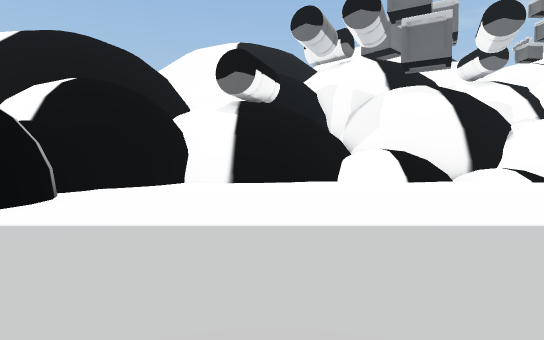
View 1 (above)

16 first-person views from a walk through a 3-D level made in the Unity game engine. The camera is 1.3 m above the floor, tilts 2° down and sees 80° across. The floor is counted in squares, 2 m on a side. Each view is taken from the middle of a square. On the plan, view 1 faces up. The plan holds only what a view shows up to about 10 squares ahead; the rest is blank. The place goes on beyond the plan.

View 2
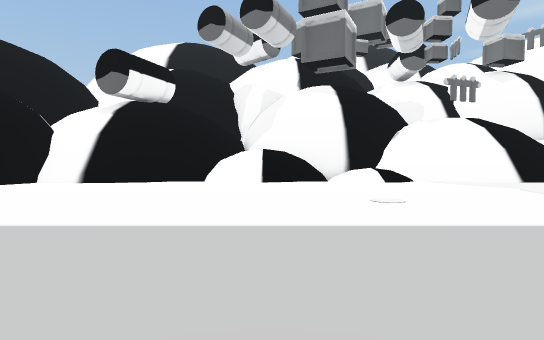

View 3
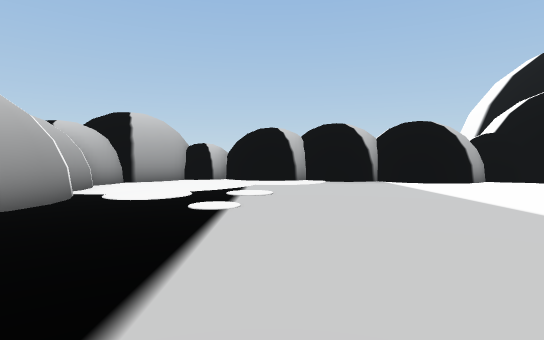

View 4
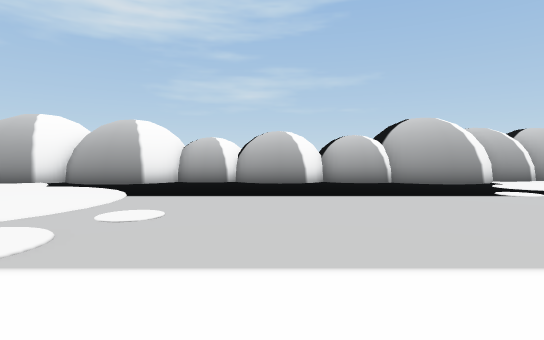

View 5
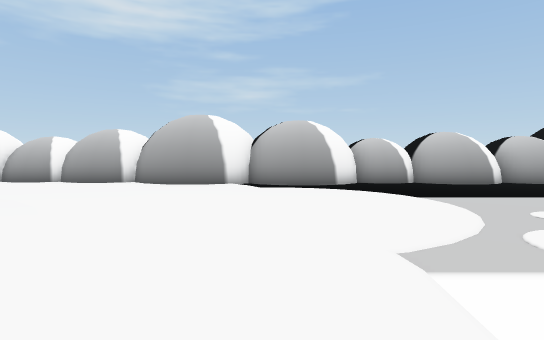

View 6
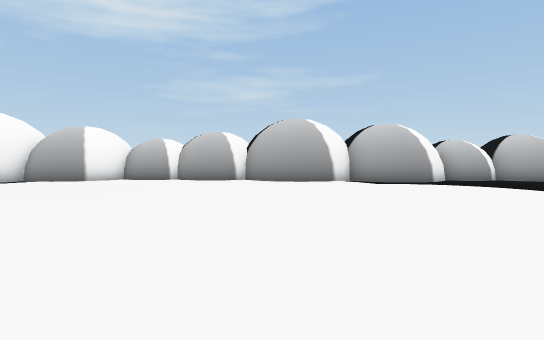

View 7
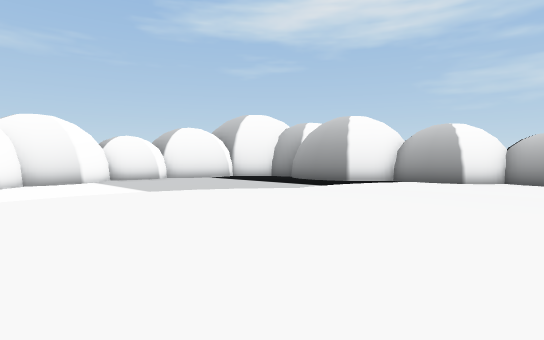

View 8
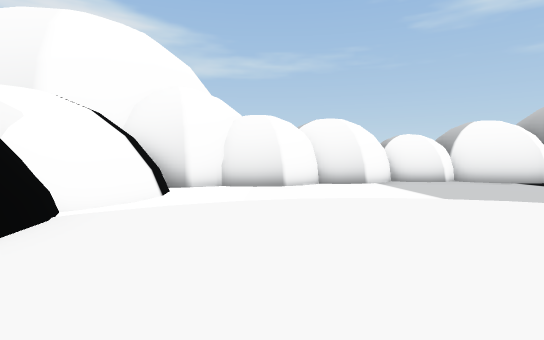

View 9
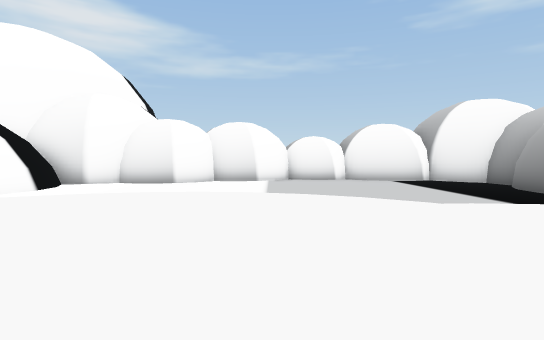

View 10
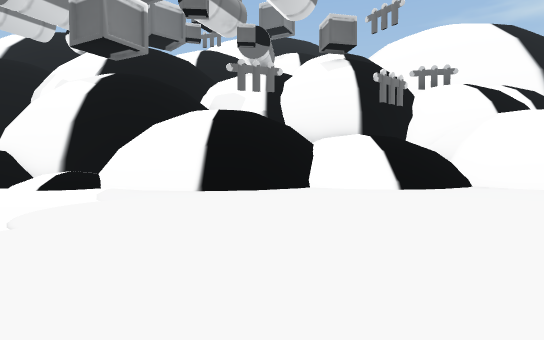

View 11
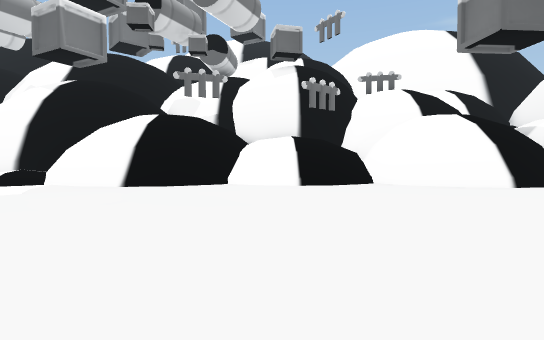

View 12
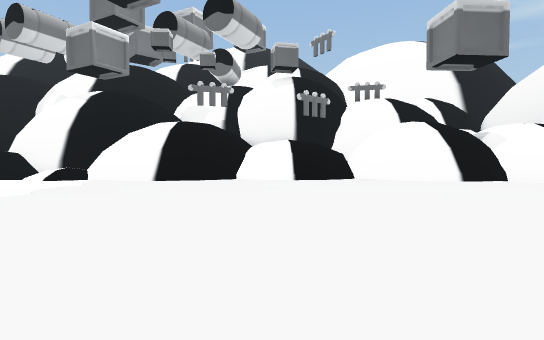

View 13
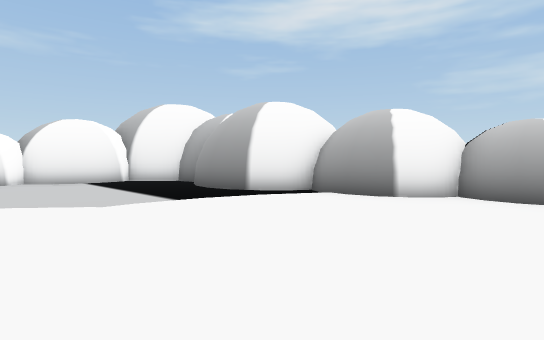

View 14
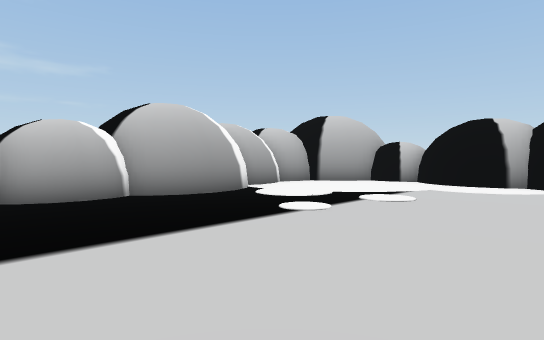

View 15
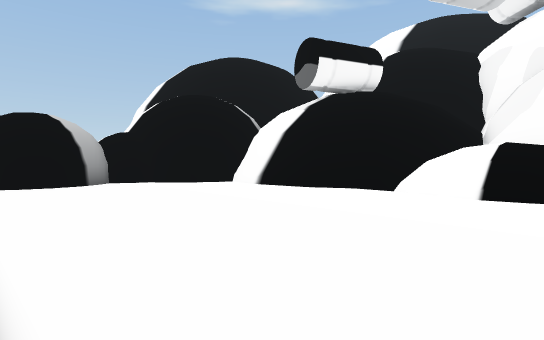

View 16
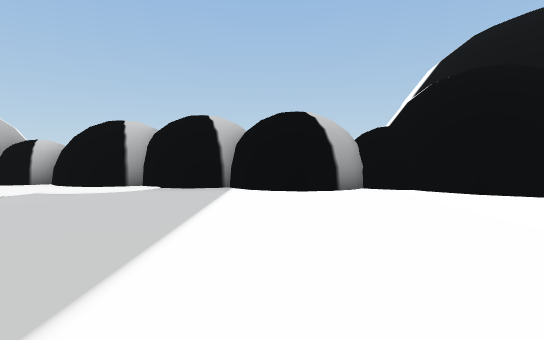

### Floor plan
Key: @ floor where view 1 was taken; # wall or solid block; . main floor; : floor 0.25 m higher than the main floor; + floor 0.75 m higher than the main floor; * floor 1.5 m higher than the main floor; % floor 1.75 m higher than the main floor; & floor 2 m higher than the main floor; / step, stairs or slope; = window, fence, low wall or low ledge; ^ raised ledge.
Columns run from 5 left of view 1 to 27 right of it. Each row starts with its distance up from view 1.
 11        #  ^###        #
 10      ###**=/+##  ##%&###
  9   ####...:.///####/////########
  8  ##...............  ..........#
  7  #...............   ..........#
  6 ##.............   ............##
  5  #.............................#
  4 ##.............................#
  3 #..............................##
  2 #...............................#
  1 # ..............................#
  0 # ...@.........................##
 -1 #..............................#
 -2 #..............................#
 -3 ##........................######
 -4  ##########################

Where each view was taken, in squares from view 1:
view 1: 0 up, 0 right, facing up
view 2: 0 up, 4 right, facing up
view 3: 0 up, 5 right, facing left
view 4: 5 up, 5 right, facing down
view 5: 5 up, 10 right, facing down
view 6: 6 up, 13 right, facing down
view 7: 6 up, 16 right, facing down-right
view 8: 6 up, 17 right, facing right
view 9: 3 up, 16 right, facing right
view 10: 2 up, 12 right, facing up
view 11: 1 up, 14 right, facing up
view 12: 1 down, 14 right, facing up
view 13: 2 up, 16 right, facing down-right
view 14: 2 up, 4 right, facing down-left
view 15: 3 up, 5 right, facing up-left
view 16: 4 up, 3 right, facing left
